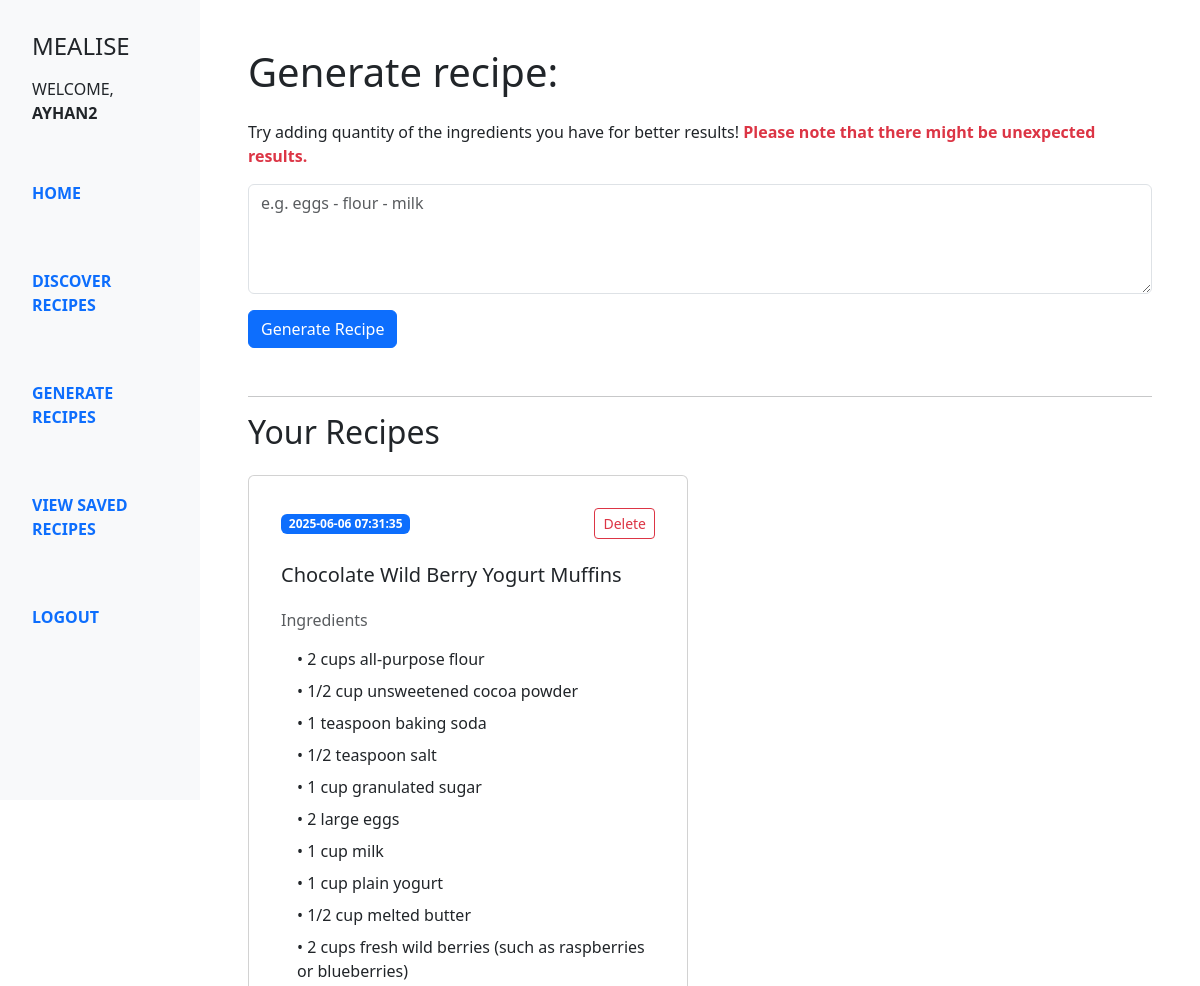
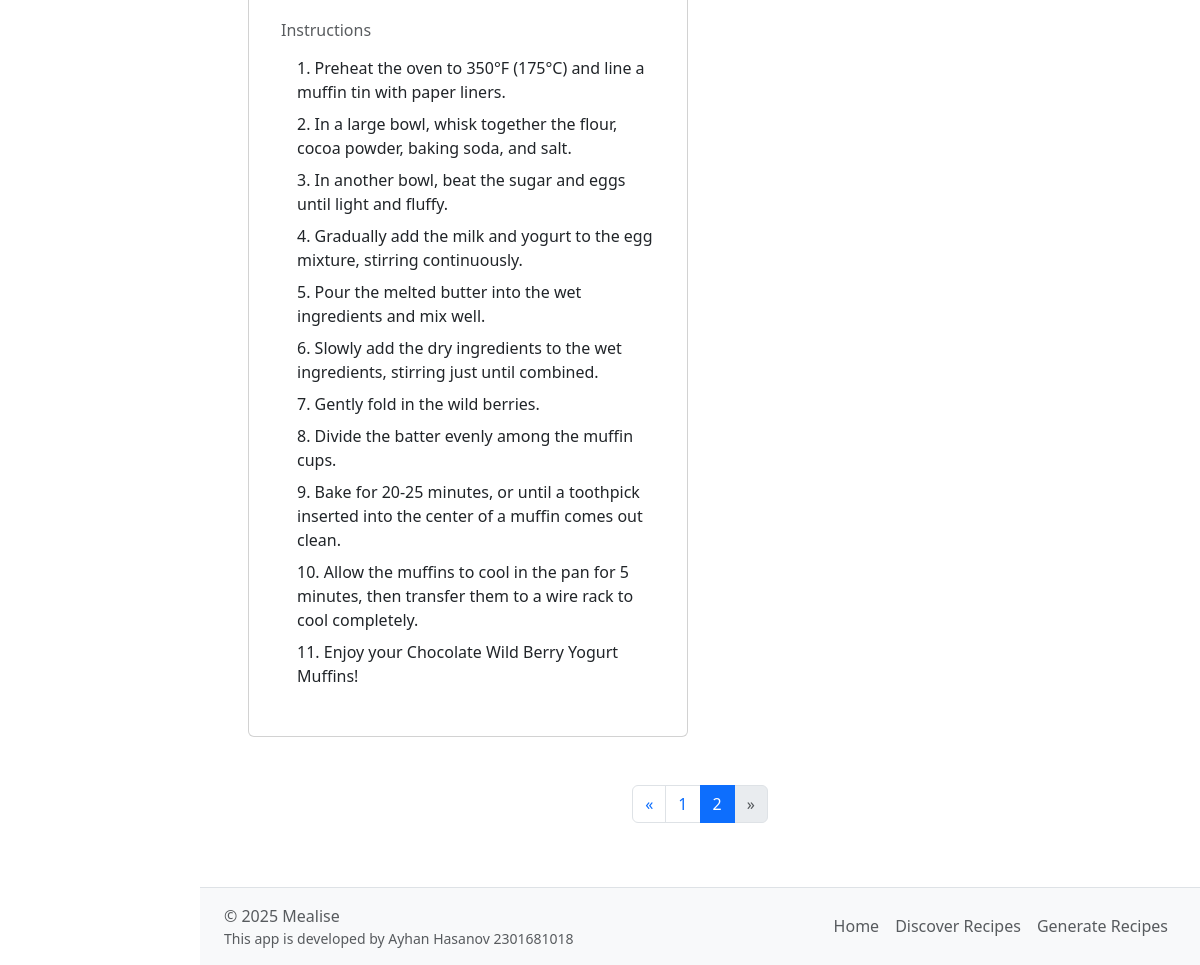
Screenshot of /recipes?page=2 (signed in) with the database file from the repository (2 pictures, top to bottom).
### models/models.py (models this page shows, shortened)
class User(db.Model, UserMixin):  # Inherit from UserMixin for Flask-Login
    id = db.Column(db.Integer, primary_key=True)
    username = db.Column(db.String(120), unique=True, nullable=False)
    email = db.Column(db.String(120), unique=True, nullable=False)
    password = db.Column(db.String(120), nullable=False)
    @property
    def is_authenticated(self):
        return True

class Recipe(db.Model):
    id = db.Column(db.Integer, primary_key=True)
    username = db.Column(db.String(150), db.ForeignKey('user.username'), nullable=False)
    ingredients = db.Column(db.String(500), nullable=False)
    recipe = db.Column(db.String(1000), nullable=False)
    title = db.Column(db.String(150), nullable=False)
    created_at = db.Column(db.DateTime, nullable=False)

### routes/gen_recipe.py (the view)
@recipes_bp.route('/recipes', methods=['GET'])
@login_required
def gen_recipe_page() :
    if not current_user.is_authenticated :
        print("User not logged in, redirecting to login page...")
        return redirect(url_for('auth.login'))
    username = current_user.username
    from models.models import Recipe
    page = request.args.get('page', 1, type=int)
    per_page = 4
    recipes = Recipe.query.filter_by(username=username).order_by(Recipe.created_at.desc()).paginate(page=page, per_page=per_page)
    return render_template('recipe_page.html', recipes=recipes)

### app.py (called while the page is built)
def create_app():
    app = Flask(__name__)
    app.secret_key = os.getenv('FLASK_SECRET_KEY')
    app.config['SQLALCHEMY_DATABASE_URI'] = os.getenv('DATABASE_URI')
    app.config['SQLALCHEMY_TRACK_MODIFICATIONS'] = False
    app.register_blueprint(auth_bp)
    app.register_blueprint(recipes_bp)
    app.register_blueprint(home_bp)
    app.register_blueprint(spoonacular_bp)
    db.init_app(app)
    bcrypt.init_app(app)
    login_manager = LoginManager()
    login_manager.init_app(app)
    login_manager.login_view = 'auth.login'  # Redirect to login page if not authenticated
    @login_manager.user_loader
    def load_user(user_id) :
        return db.session.get(User, int(user_id))  # Updated method to avoid the legacy warning
    with app.app_context():
        db.create_all()
    return app

### templates/recipe_page.html (shortened to what this page needs)
{% extends 'base.html' %}
{% block content %}
<div class="container py-5 px-4">
    <h1 class="mb-4">Generate recipe: </h1>
    <p>Try adding quantity of the ingredients you have for better results! <span class="text-danger fw-bold">Please note that there might be unexpected results.</span></p>
    <form id="generateForm" method="POST" action="{{ url_for('recipes.generate_and_save_recipe') }}" class="mb-5">
        <div class="mb-3">
            <textarea name="ingredients" id="ingredients" class="form-control" rows="4" placeholder="e.g. eggs - flour - milk" required></textarea>
        </div>
        <button type="submit" class="btn btn-primary">Generate Recipe</button>
    </form>
    <hr>
    <h2 class="mb-4">Your Recipes</h2>
    <div class="row g-4">
        {% for recipe in recipes.items %}
            <div class="col-md-6 d-flex">
                <div class="card w-100 h-100 p-3">
                    <div class="card-body d-flex flex-column">
                        <div>
                            <div class="d-flex align-items-center justify-content-between mb-4">
                                <span class="badge bg-primary">{{ recipe.created_at }}</span>
                                <form method="POST" action="{{ url_for('recipes.delete_recipe', recipe_id=recipe.id) }}" onsubmit="return confirm('Are you sure you want to delete this recipe?');">
                                    <button type="submit" class="btn btn-outline-danger btn-sm">Delete</button>
                                </form>
                            </div>
                            <h5 class="card-title mb-4">{{ recipe.title }}</h5>
                            <h6 class="text-muted mb-3">Ingredients</h6>
                            <ul class="list-unstyled ps-3 mb-4">
                                {% for ingredient in recipe.ingredients.split('--') %}
                                    {% if ingredient.strip() %}
                                        <li class="mb-2">• {{ ingredient.strip() }}</li>
                                    {% endif %}
                                {% endfor %}
                            </ul>
                            <h6 class="text-muted mb-3">Instructions</h6>
                            <ol class="ps-3 list-unstyled">
                                {% for step in recipe.recipe.split('\n') %}
                                    {% if step.strip() %}
                                        <li class="mb-2">{{ step.strip() }}</li>
                                    {% endif %}
                                {% endfor %}
                            </ol>
                        </div>
                    </div>
                </div>
            </div>
        {% endfor %}
    </div>
    <nav aria-label="Recipe navigation" class="mt-5">
        <ul class="pagination justify-content-center">
            {% if recipes.has_prev %}
                <li class="page-item">
                    <a class="page-link" href="{{ url_for('recipes.gen_recipe_page', page=recipes.prev_num) }}" aria-label="Previous">
                        <span aria-hidden="true">&laquo;</span>
                    </a>
                </li>
            {% else %}
                <li class="page-item disabled">
                    <span class="page-link" aria-label="Previous">&laquo;</span>
                </li>
            {% endif %}
            {% for page_num in range(1, recipes.pages + 1) %}
                <li class="page-item {% if page_num == recipes.page %}active{% endif %}">
                    <a class="page-link" href="{{ url_for('recipes.gen_recipe_page', page=page_num) }}">{{ page_num }}</a>
                </li>
            {% endfor %}
            {% if recipes.has_next %}
                <li class="page-item">
                    <a class="page-link" href="{{ url_for('recipes.gen_recipe_page', page=recipes.next_num) }}" aria-label="Next">
                        <span aria-hidden="true">&raquo;</span>
                    </a>
                </li>
            {% else %}
                <li class="page-item disabled">
                    <span class="page-link" aria-label="Next">&raquo;</span>
                </li>
            {% endif %}
        </ul>
    </nav>
</div>
{% endblock %}

### templates/base.html (shortened to what this page needs)
<!DOCTYPE html>
<html lang="en">
<head>
  <link href="https://cdn.jsdelivr.net/npm/bootstrap@5.3.5/dist/css/bootstrap.min.css" rel="stylesheet">
</head>
<body class="d-flex flex-column min-vh-100">
  <div class="container-fluid d-flex flex-grow-1">
  <div class="row flex-grow-1 w-100">
      <nav class="col-md-3 col-lg-2 d-md-block bg-light sidebar p-3 text-uppercase fw-semibold position-fixed" style="height: 100vh;">
        <h4 class="m-3">Mealise</h4>
        {% if current_user.is_authenticated %}
        <p class="px-3 fw-lighter">Welcome, <b>{{ current_user.username }}</b></p>
      {% endif %}
        <ul class="nav flex-column mt-5">
          <li class="nav-item mb-5">
            <a class="nav-link active" href="{{ url_for('home.landing') }}">Home</a>
          </li>
          <li class="nav-item mb-5">
            <a class="nav-link" href="{{ url_for('spoonacular.unified_discover') }}">Discover Recipes</a>
          </li>
          <li class="nav-item mb-5">
            <a class="nav-link" href="{{ url_for('recipes.gen_recipe_page') }}">Generate Recipes</a>
          </li>
          <li class="nav-item mb-5">
            <a class="nav-link" href="{{ url_for('spoonacular.view_saved_recipes') }}">View Saved Recipes</a>
          </li>
          <li class="nav-item mb-1">
            {% if current_user.is_authenticated %}
          <a class="nav-link" href="{{ url_for('auth.logout') }}">Logout</a>
        {% else %}
          <a class="nav-link" href="{{ url_for('auth.login') }}">Login</a>
        {% endif %}
          </li>
        </ul>
      </nav>
      <main class="ms-auto col-md-9 ms-sm-auto col-lg-10 px-md-4">
        {% block content %}
        {% endblock %}
      </main>
      <footer class=" ms-auto col-md-9 ms-sm-auto col-lg-10 px-md-4 d-flex justify-content-between align-items-center py-3 border-top bg-light px-4 mt-auto">
  <div class="d-flex flex-column">
    <span class="text-muted">&copy; 2025 Mealise</span>
    <small class="text-muted">This app is developed by Ayhan Hasanov 2301681018</small>
  </div>
  <ul class="nav justify-content-end">
    <li class="nav-item">
      <a class="nav-link px-2 text-muted" href="{{ url_for('home.landing') }}">Home</a>
    </li>
    <li class="nav-item">
      <a class="nav-link px-2 text-muted" href="{{ url_for('spoonacular.unified_discover') }}">Discover Recipes</a>
    </li>
    <li class="nav-item">
      <a class="nav-link px-2 text-muted" href="{{ url_for('recipes.gen_recipe_page') }}">Generate Recipes</a>
    </li>
  </ul>
</footer>
    </div>
  </div>
</body>
</html>

### rows the page displays
User: username "AYHAN2"
Recipe: created_at "2025-06-06 07:31:35", title "Chocolate Wild Berry Yogurt Muffins", strip "2 cups all-purpose flour" "1/2 cup unsweetened cocoa powder" "1 teaspoon baking soda" "1/2 teaspoon salt" "1 cup granulated sugar" "2 large eggs" "1 cup milk" "1 cup plain yogurt" "1/2 cup melted butter" "2 cups fresh wild berries (such as raspberries or blueberries)", strip "1. Preheat the oven to 350°F (175°C) and line a muffin tin with paper liners." "2. In a large bowl, whisk together the flour, cocoa powder, baking soda, and salt." "3. In another bowl, beat the sugar and eggs until light and fluffy." "4. Gradually add the milk and yogurt to the egg mixture, stirring continuously." "5. Pour the melted butter into the wet ingredients and mix well." "6. Slowly add the dry ingredients to the wet ingredients, stirring just until combined." "7. Gently fold in the wild berries." "8. Divide the batter evenly among the muffin cups." "9. Bake for 20-25 minutes, or until a toothpick inserted into the center of a muffin comes out clean." "10. Allow the muffins to cool in the pan for 5 minutes, then transfer them to a wire rack to cool completely." "11. Enjoy your Chocolate Wild Berry Yogurt Muffins!"

### other values shown
{{ page_num }} "1" "2"
